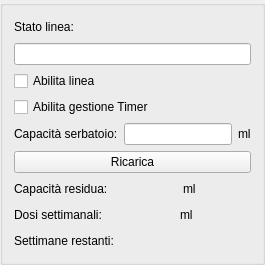
           <widget class="QGroupBox" name="groupBox_9">
            <property name="title">
             <string/>
            </property>
            <layout class="QVBoxLayout" name="verticalLayout_10">
             <item>
              <layout class="QHBoxLayout" name="horizontalLayout_64">
               <item>
                <widget class="QLabel" name="label_50">
                 <property name="text">
                  <string>Stato linea:</string>
                 </property>
                </widget>
               </item>
               <item>
                <spacer name="horizontalSpacer_64">
                 <property name="orientation">
                  <enum>Qt::Horizontal</enum>
                 </property>
                 <property name="sizeHint" stdset="0">
                  <size>
                   <width>40</width>
                   <height>20</height>
                  </size>
                 </property>
                </spacer>
               </item>
               <item>
                <widget class="HLed" name="led_line_3" native="true">
                 <property name="minimumSize">
                  <size>
                   <width>10</width>
                   <height>0</height>
                  </size>
                 </property>
                </widget>
               </item>
              </layout>
             </item>
             <item>
              <widget class="QLineEdit" name="leSolDesc_4">
               <property name="clearButtonEnabled">
                <bool>true</bool>
               </property>
              </widget>
             </item>
             <item>
              <widget class="QCheckBox" name="cbAbleSol_4">
               <property name="text">
                <string>Abilita linea</string>
               </property>
              </widget>
             </item>
             <item>
              <widget class="QCheckBox" name="cbAbleTimeSol_4">
               <property name="text">
                <string>Abilita gestione Timer</string>
               </property>
              </widget>
             </item>
             <item>
              <layout class="QHBoxLayout" name="horizontalLayout_12">
               <item>
                <widget class="QLabel" name="label_43">
                 <property name="text">
                  <string>Capacità serbatoio:</string>
                 </property>
                </widget>
               </item>
               <item>
                <widget class="QLineEdit" name="leCapacitySol_4">
                 <property name="clearButtonEnabled">
                  <bool>true</bool>
                 </property>
                </widget>
               </item>
               <item>
                <widget class="QLabel" name="label_15">
                 <property name="text">
                  <string>ml</string>
                 </property>
                </widget>
               </item>
              </layout>
             </item>
             <item>
              <layout class="QVBoxLayout" name="vl_line3"/>
             </item>
             <item>
              <widget class="QPushButton" name="pbRefilSol_4">
               <property name="text">
                <string>Ricarica</string>
               </property>
              </widget>
             </item>
             <item>
              <layout class="QHBoxLayout" name="horizontalLayout_25">
               <item>
                <widget class="QLabel" name="label_9">
                 <property name="text">
                  <string>Capacità residua:</string>
                 </property>
                </widget>
               </item>
               <item>
                <spacer name="horizontalSpacer_21">
                 <property name="orientation">
                  <enum>Qt::Horizontal</enum>
                 </property>
                 <property name="sizeHint" stdset="0">
                  <size>
                   <width>40</width>
                   <height>20</height>
                  </size>
                 </property>
                </spacer>
               </item>
               <item>
                <widget class="QLabel" name="lResidualSol_4">
                 <property name="text">
                  <string/>
                 </property>
                </widget>
               </item>
               <item>
                <widget class="QLabel" name="label_22">
                 <property name="text">
                  <string>ml</string>
                 </property>
                </widget>
               </item>
               <item>
                <spacer name="horizontalSpacer_23">
                 <property name="orientation">
                  <enum>Qt::Horizontal</enum>
                 </property>
                 <property name="sizeHint" stdset="0">
                  <size>
                   <width>40</width>
                   <height>20</height>
                  </size>
                 </property>
                </spacer>
               </item>
              </layout>
             </item>
             <item>
              <layout class="QHBoxLayout" name="horizontalLayout_26">
               <item>
                <widget class="QLabel" name="label_66">
                 <property name="text">
                  <string>Dosi settimanali:</string>
                 </property>
                </widget>
               </item>
               <item>
                <spacer name="horizontalSpacer_22">
                 <property name="orientation">
                  <enum>Qt::Horizontal</enum>
                 </property>
                 <property name="sizeHint" stdset="0">
                  <size>
                   <width>40</width>
                   <height>20</height>
                  </size>
                 </property>
                </spacer>
               </item>
               <item>
                <widget class="QLabel" name="lWeekDoseSol_4">
                 <property name="text">
                  <string/>
                 </property>
                </widget>
               </item>
               <item>
                <widget class="QLabel" name="label_23">
                 <property name="text">
                  <string>ml</string>
                 </property>
                </widget>
               </item>
               <item>
                <spacer name="horizontalSpacer_24">
                 <property name="orientation">
                  <enum>Qt::Horizontal</enum>
                 </property>
                 <property name="sizeHint" stdset="0">
                  <size>
                   <width>40</width>
                   <height>20</height>
                  </size>
                 </property>
                </spacer>
               </item>
              </layout>
             </item>
             <item>
              <layout class="QHBoxLayout" name="horizontalLayout_55">
               <item>
                <widget class="QLabel" name="label_60">
                 <property name="text">
                  <string>Settimane restanti:</string>
                 </property>
                </widget>
               </item>
               <item>
                <spacer name="horizontalSpacer_52">
                 <property name="orientation">
                  <enum>Qt::Horizontal</enum>
                 </property>
                 <property name="sizeHint" stdset="0">
                  <size>
                   <width>40</width>
                   <height>20</height>
                  </size>
                 </property>
                </spacer>
               </item>
               <item>
                <widget class="QLabel" name="lLastWeek_3">
                 <property name="text">
                  <string/>
                 </property>
                </widget>
               </item>
               <item>
                <spacer name="horizontalSpacer_53">
                 <property name="orientation">
                  <enum>Qt::Horizontal</enum>
                 </property>
                 <property name="sizeHint" stdset="0">
                  <size>
                   <width>40</width>
                   <height>20</height>
                  </size>
                 </property>
                </spacer>
               </item>
              </layout>
             </item>
            </layout>
           </widget>
